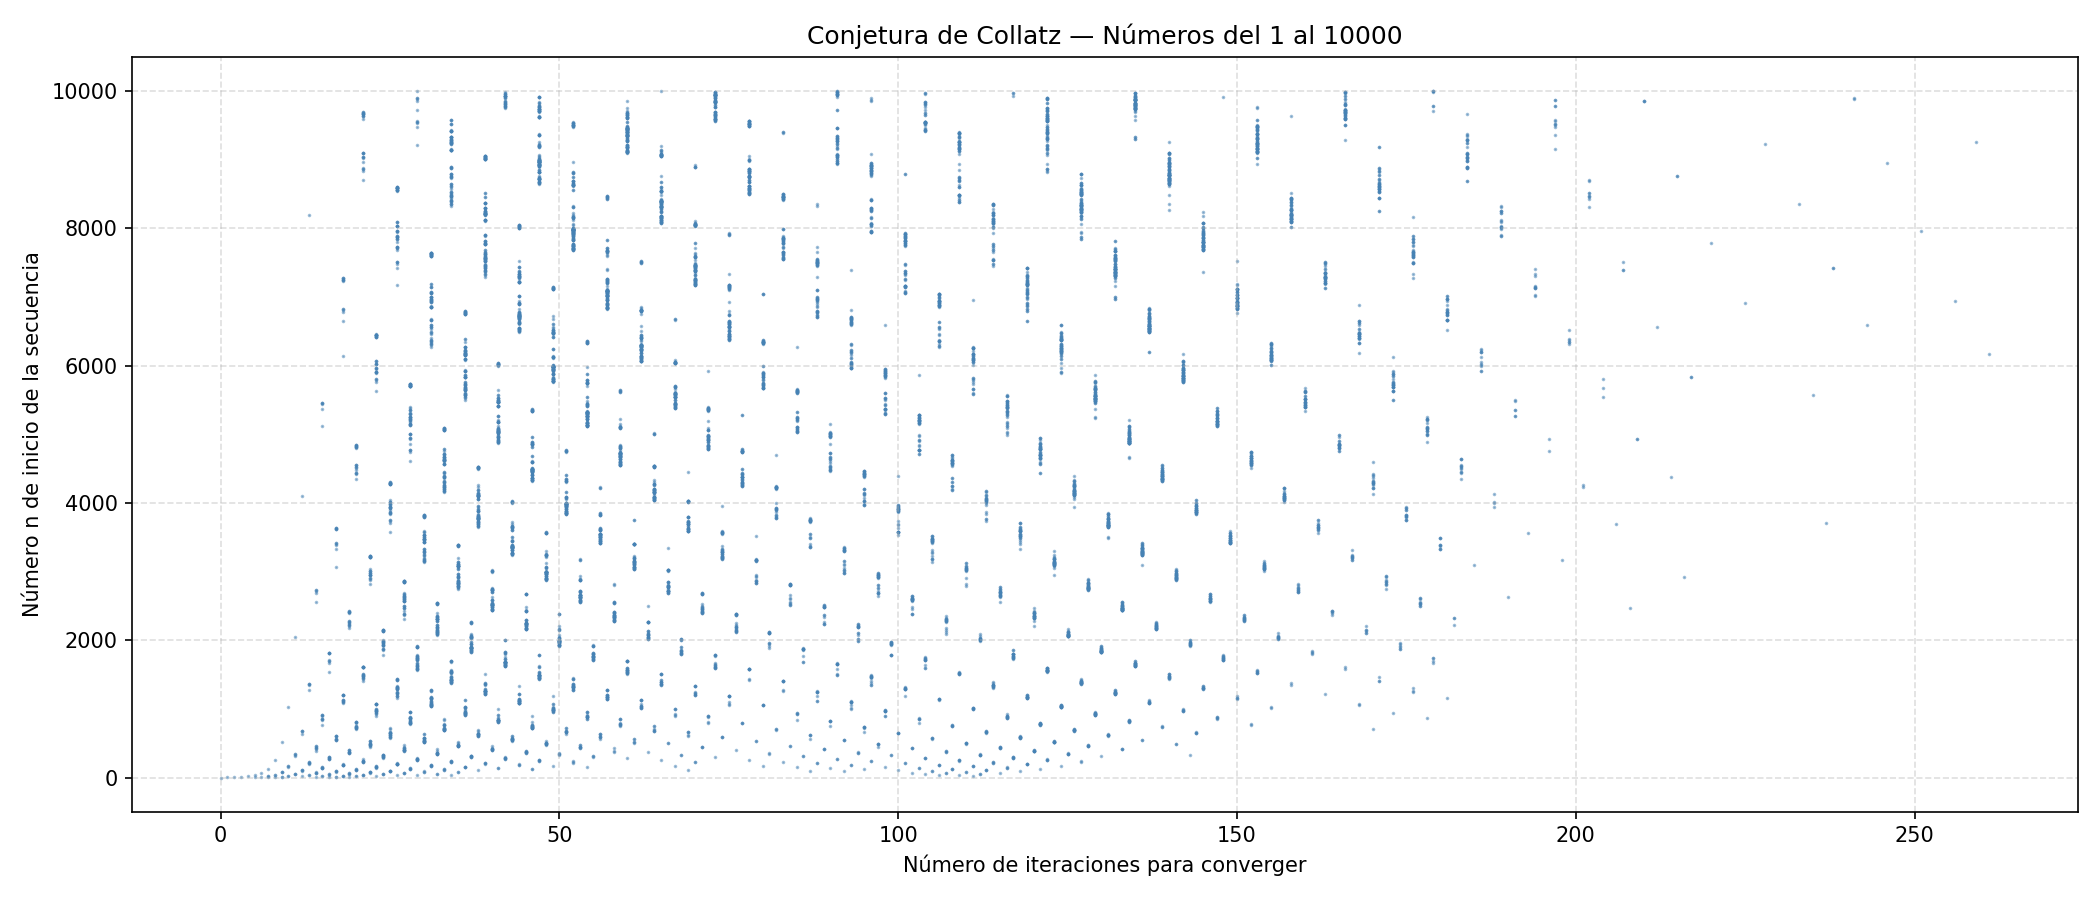

Here is the Python script that generated this plot:
#!/usr/bin/python
#*-----------------------------------------------------------------------*
#* collatz.py                                                             *
#* Calcula la conjetura de Collatz para números entre 1 y 10000          *
#* y grafica las iteraciones necesarias para converger                   *
#*-----------------------------------------------------------------------*

# Librería para graficar
import matplotlib.pyplot as plt

#-----------------------------------------------------------------------
# Función que calcula los pasos de Collatz para un número n
#-----------------------------------------------------------------------
def collatz(n):
    """Calcula cuántas iteraciones tarda n en converger a 1"""
    
    # Contador de iteraciones
    iteraciones = 0
    
    # Aplica la conjetura hasta llegar a 1
    while n != 1:
        if n % 2 == 0:
            # Si n es par: dividir por 2
            n = n // 2
        else:
            # Si n es impar: multiplicar por 3 y sumar 1 (2n+1 generalizado)
            n = 3 * n + 1
        iteraciones += 1
    
    return iteraciones

#-----------------------------------------------------------------------
# Cálculo para todos los números entre 1 y 10000
#-----------------------------------------------------------------------

# Lista de números de inicio (eje Y - ordenadas)
numeros = list(range(1, 10001))

# Lista de iteraciones para cada número (eje X - abscisas)
iteraciones = []

print("Calculando conjetura de Collatz para números del 1 al 10000...")

for n in numeros:
    iteraciones.append(collatz(n))

print("Cálculo completado. Generando gráfico...")

#-----------------------------------------------------------------------
# Generación del gráfico
#-----------------------------------------------------------------------

# Tamaño del gráfico
plt.figure(figsize=(14, 6))

# Grafica puntos: eje X = iteraciones, eje Y = número de inicio
plt.scatter(iteraciones, numeros, s=0.5, color="steelblue", alpha=0.5)

# Títulos y etiquetas
plt.title("Conjetura de Collatz — Números del 1 al 10000")
plt.xlabel("Número de iteraciones para converger")
plt.ylabel("Número n de inicio de la secuencia")

# Cuadrícula para mejor lectura
plt.grid(True, linestyle="--", alpha=0.4)

# Ajuste del layout
plt.tight_layout()

# Guarda el gráfico como imagen
plt.savefig("collatz.png", dpi=150)
print("Gráfico guardado como collatz.png")

# Muestra el gráfico en pantalla
plt.show()
